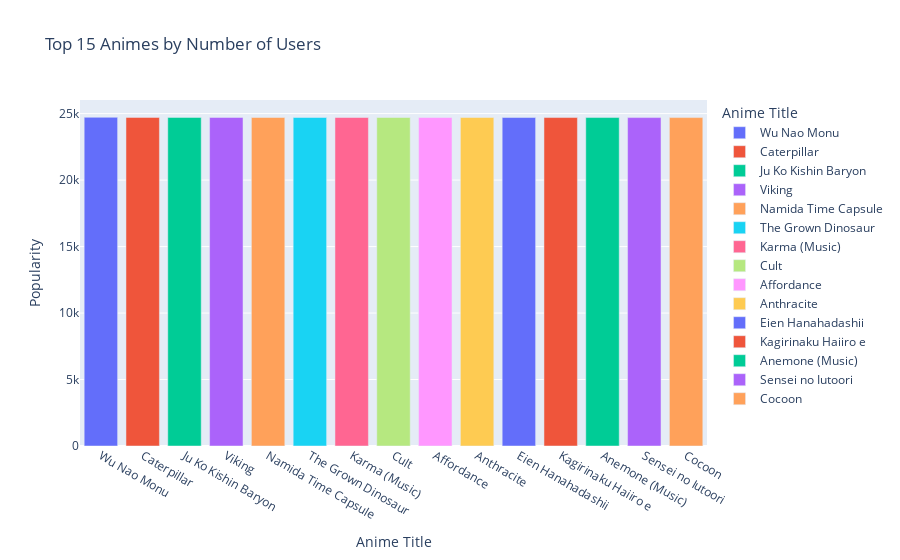

Notebook code for this chart:
### Code cell
# Sort the dataframe by the number of users who have scored the anime
top_15_scored = df_anime.sort_values(by='Members', ascending=False).head(15)

# Create a bar chart
fig = px.bar(top_15_scored, x='Name', y='Members', labels={'Members':'Number of Users', 'Name':'Anime Title'},color='Name',
             title='Top 15 Animes by Number of Users')

fig.show()

### Figure 1 — Plotly figure (JSON) as saved in the notebook; plotly's stock layout.template omitted (floating-point values rounded to 4 significant figures)
{"data": [{"alignmentgroup": "True", "hovertemplate": "Anime Title=%{x}<br>Popularity=%{y}<extra></extra>", "legendgroup": "Wu Nao Monu", "marker": {"color": "#636efa", "pattern": {"shape": ""}}, "name": "Wu Nao Monu", "offsetgroup": "Wu Nao Monu", "orientation": "v", "showlegend": true, "textposition": "auto", "type": "bar", "x": ["Wu Nao Monu"], "xaxis": "x", "y": [24723], "yaxis": "y"}, {"alignmentgroup": "True", "hovertemplate": "Anime Title=%{x}<br>Popularity=%{y}<extra></extra>", "legendgroup": "Caterpillar", "marker": {"color": "#EF553B", "pattern": {"shape": ""}}, "name": "Caterpillar", "offsetgroup": "Caterpillar", "orientation": "v", "showlegend": true, "textposition": "auto", "type": "bar", "x": ["Caterpillar"], "xaxis": "x", "y": [24717], "yaxis": "y"}, {"alignmentgroup": "True", "hovertemplate": "Anime Title=%{x}<br>Popularity=%{y}<extra></extra>", "legendgroup": "Ju Ko Kishin Baryon", "marker": {"color": "#00cc96", "pattern": {"shape": ""}}, "name": "Ju Ko Kishin Baryon", "offsetgroup": "Ju Ko Kishin Baryon", "orientation": "v", "showlegend": true, "textposition": "auto", "type": "bar", "x": ["Ju Ko Kishin Baryon"], "xaxis": "x", "y": [24715], "yaxis": "y"}, {"alignmentgroup": "True", "hovertemplate": "Anime Title=%{x}<br>Popularity=%{y}<extra></extra>", "legendgroup": "Viking", "marker": {"color": "#ab63fa", "pattern": {"shape": ""}}, "name": "Viking", "offsetgroup": "Viking", "orientation": "v", "showlegend": true, "textposition": "auto", "type": "bar", "x": ["Viking"], "xaxis": "x", "y": [24713], "yaxis": "y"}, {"alignmentgroup": "True", "hovertemplate": "Anime Title=%{x}<br>Popularity=%{y}<extra></extra>", "legendgroup": "Namida Time Capsule", "marker": {"color": "#FFA15A", "pattern": {"shape": ""}}, "name": "Namida Time Capsule", "offsetgroup": "Namida Time Capsule", "orientation": "v", "showlegend": true, "textposition": "auto", "type": "bar", "x": ["Namida Time Capsule"], "xaxis": "x", "y": [24710], "yaxis": "y"}, {"alignmentgroup": "True", "hovertemplate": "Anime Title=%{x}<br>Popularity=%{y}<extra></extra>", "legendgroup": "The Grown Dinosaur", "marker": {"color": "#19d3f3", "pattern": {"shape": ""}}, "name": "The Grown Dinosaur", "offsetgroup": "The Grown Dinosaur", "orientation": "v", "showlegend": true, "textposition": "auto", "type": "bar", "x": ["The Grown Dinosaur"], "xaxis": "x", "y": [24708], "yaxis": "y"}, {"alignmentgroup": "True", "hovertemplate": "Anime Title=%{x}<br>Popularity=%{y}<extra></extra>", "legendgroup": "Karma (Music)", "marker": {"color": "#FF6692", "pattern": {"shape": ""}}, "name": "Karma (Music)", "offsetgroup": "Karma (Music)", "orientation": "v", "showlegend": true, "textposition": "auto", "type": "bar", "x": ["Karma (Music)"], "xaxis": "x", "y": [24708], "yaxis": "y"}, {"alignmentgroup": "True", "hovertemplate": "Anime Title=%{x}<br>Popularity=%{y}<extra></extra>", "legendgroup": "Cult", "marker": {"color": "#B6E880", "pattern": {"shape": ""}}, "name": "Cult", "offsetgroup": "Cult", "orientation": "v", "showlegend": true, "textposition": "auto", "type": "bar", "x": ["Cult"], "xaxis": "x", "y": [24707], "yaxis": "y"}, {"alignmentgroup": "True", "hovertemplate": "Anime Title=%{x}<br>Popularity=%{y}<extra></extra>", "legendgroup": "Affordance", "marker": {"color": "#FF97FF", "pattern": {"shape": ""}}, "name": "Affordance", "offsetgroup": "Affordance", "orientation": "v", "showlegend": true, "textposition": "auto", "type": "bar", "x": ["Affordance"], "xaxis": "x", "y": [24706], "yaxis": "y"}, {"alignmentgroup": "True", "hovertemplate": "Anime Title=%{x}<br>Popularity=%{y}<extra></extra>", "legendgroup": "Anthracite", "marker": {"color": "#FECB52", "pattern": {"shape": ""}}, "name": "Anthracite", "offsetgroup": "Anthracite", "orientation": "v", "showlegend": true, "textposition": "auto", "type": "bar", "x": ["Anthracite"], "xaxis": "x", "y": [24706], "yaxis": "y"}, {"alignmentgroup": "True", "hovertemplate": "Anime Title=%{x}<br>Popularity=%{y}<extra></extra>", "legendgroup": "Eien Hanahadashii", "marker": {"color": "#636efa", "pattern": {"shape": ""}}, "name": "Eien Hanahadashii", "offsetgroup": "Eien Hanahadashii", "orientation": "v", "showlegend": true, "textposition": "auto", "type": "bar", "x": ["Eien Hanahadashii"], "xaxis": "x", "y": [24706], "yaxis": "y"}, {"alignmentgroup": "True", "hovertemplate": "Anime Title=%{x}<br>Popularity=%{y}<extra></extra>", "legendgroup": "Kagirinaku Haiiro e", "marker": {"color": "#EF553B", "pattern": {"shape": ""}}, "name": "Kagirinaku Haiiro e", "offsetgroup": "Kagirinaku Haiiro e", "orientation": "v", "showlegend": true, "textposition": "auto", "type": "bar", "x": ["Kagirinaku Haiiro e"], "xaxis": "x", "y": [24704], "yaxis": "y"}, {"alignmentgroup": "True", "hovertemplate": "Anime Title=%{x}<br>Popularity=%{y}<extra></extra>", "legendgroup": "Anemone (Music)", "marker": {"color": "#00cc96", "pattern": {"shape": ""}}, "name": "Anemone (Music)", "offsetgroup": "Anemone (Music)", "orientation": "v", "showlegend": true, "textposition": "auto", "type": "bar", "x": ["Anemone (Music)"], "xaxis": "x", "y": [24704], "yaxis": "y"}, {"alignmentgroup": "True", "hovertemplate": "Anime Title=%{x}<br>Popularity=%{y}<extra></extra>", "legendgroup": "Sensei no Iutoori", "marker": {"color": "#ab63fa", "pattern": {"shape": ""}}, "name": "Sensei no Iutoori", "offsetgroup": "Sensei no Iutoori", "orientation": "v", "showlegend": true, "textposition": "auto", "type": "bar", "x": ["Sensei no Iutoori"], "xaxis": "x", "y": [24702], "yaxis": "y"}, {"alignmentgroup": "True", "hovertemplate": "Anime Title=%{x}<br>Popularity=%{y}<extra></extra>", "legendgroup": "Cocoon", "marker": {"color": "#FFA15A", "pattern": {"shape": ""}}, "name": "Cocoon", "offsetgroup": "Cocoon", "orientation": "v", "showlegend": true, "textposition": "auto", "type": "bar", "x": ["Cocoon"], "xaxis": "x", "y": [24702], "yaxis": "y"}], "layout": {"barmode": "relative", "legend": {"title": {"text": "Anime Title"}, "tracegroupgap": 0}, "title": {"text": "Top 15 Animes by Number of Users"}, "xaxis": {"anchor": "y", "categoryarray": ["Wu Nao Monu", "Caterpillar", "Ju Ko Kishin Baryon", "Viking", "Namida Time Capsule", "The Grown Dinosaur", "Karma (Music)", "Cult", "Affordance", "Anthracite", "Eien Hanahadashii", "Kagirinaku Haiiro e", "Anemone (Music)", "Sensei no Iutoori", "Cocoon"], "categoryorder": "array", "domain": [0, 1], "title": {"text": "Anime Title"}}, "yaxis": {"anchor": "x", "domain": [0, 1], "title": {"text": "Popularity"}}}}
